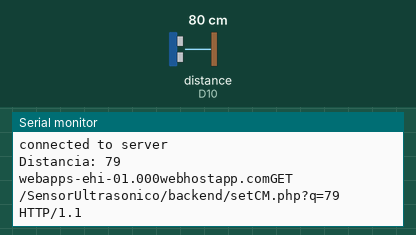
Recording of a sketch running on a simulated Arduino MKR. Parts: the last lines printed to the serial monitor. Wiring (inferred from the names in the program): ultrasonic range finder: trigger D9; echo D10. The inputs (shaded band) are chosen by the test bench; at power-on: distance to the obstacle (sensor on D10) 80 cm. The echo pulse lasts 58.3 µs per cm; WiFi joins after 1.5 s; servers stay silent unless stated; uploads are accepted with an empty reply.

Above: at 7.7 s.
7.8 s: distance to the obstacle (sensor on D10) set to 2 cm
At 7.93 s:
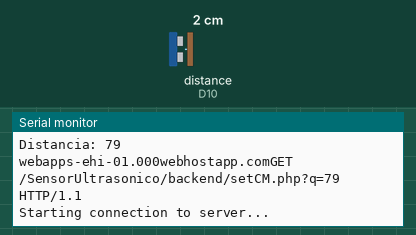
9.5 s: distance to the obstacle (sensor on D10) set to 4 cm
At 11.3 s:
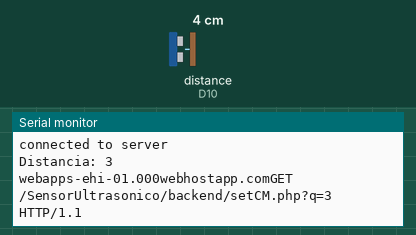
Timing chart, 0 to 12.8 s (numbered marks = the images above; inputs shaded):
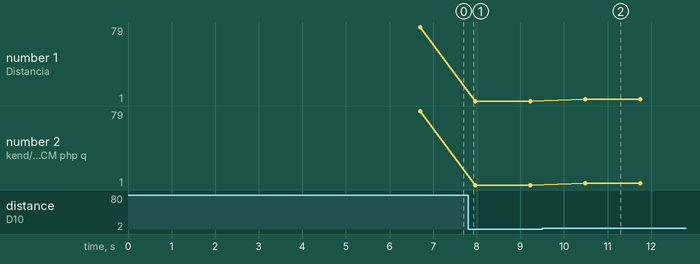

Measured:
- after the input at 9.5 s, the serial monitor: prints a new line after 0.99 s (image 2)
- plotted number 1: 79 → 1 after the input at 7.8 s, 1 → 3 after the input at 9.5 s
- plotted number 2: 79 → 1 after the input at 7.8 s, 1 → 3 after the input at 9.5 s

The sketch:

SensorUltrasonicoIOT.ino
```cpp
#include <SPI.h>
#include <WiFiNINA.h>

#include "arduino_secrets.h"

char ssid[] = SECRET_SSID;        // your network SSID (name)
char pass[] = SECRET_PASS;    // your network password (use for WPA, or use as key for WEP)
int keyIndex = 0;            // your network key index number (needed only for WEP)

int status = WL_IDLE_STATUS;
//IPAddress server(192,168,3,9);  // numeric IP for APACHE (no DNS)
char server[] = "webapps-ehi-01.000webhostapp.com";

WiFiClient client;

String peticionPHP = "GET /SensorUltrasonico/backend/setCM.php?q=";
String peticionPHPCompleta;

//int valor;
//int vRead = A0;
//float co2ppm;

const int trigPin = 9;
const int echoPin = 10;

long duration;
int distance;

void setup() {
  pinMode(trigPin, OUTPUT);
  pinMode(echoPin, INPUT);
  Serial.begin(9600);

  if (WiFi.status() == WL_NO_MODULE) {
    Serial.println("Communication with WiFi module failed!");
    // don't continue
    while (true);
  }

  String fv = WiFi.firmwareVersion();
  if (fv < WIFI_FIRMWARE_LATEST_VERSION) {
    Serial.println("Please upgrade the firmware");
  }

  // attempt to connect to WiFi network:
  while (status != WL_CONNECTED) {
    Serial.print("Attempting to connect to SSID: ");
    Serial.println(ssid);
    // Connect to WPA/WPA2 network. Change this line if using open or WEP network:
    status = WiFi.begin(ssid, pass);

    // wait 10 seconds for connection:
    delay(5000);
  }
  Serial.println("Connected to WiFi");
  printWifiStatus();
}

//int variable;

void loop() {
  if(!client.connected() || status != WL_CONNECTED) {
    setup();
  }

  Serial.println("\nStarting connection to server...");
  if (client.connect(server, 80)) {
    Serial.println("connected to server");
    peticionPHPCompleta = peticionPHP + medirCM() + " HTTP/1.1";
    client.println(peticionPHPCompleta);
    client.println("Host: webapps-ehi-01.000webhostapp.com");

    client.println("Connection: close");
    client.println();
    }

  Serial.print(server);
  Serial.println(peticionPHPCompleta);

  delay(1000);
}


void printWifiStatus() {
  // print the SSID of the network you're attached to:
  Serial.print("SSID: ");
  Serial.println(WiFi.SSID());

  // print your board's IP address:
  IPAddress ip = WiFi.localIP();
  Serial.print("IP Address: ");
  Serial.println(ip);

  // print the received signal strength:
  long rssi = WiFi.RSSI();
  Serial.print("signal strength (RSSI):");
  Serial.print(rssi);
  Serial.println(" dBm");
}

int medirCM(){
  digitalWrite(trigPin, LOW);
  delayMicroseconds(2);
  // Sets the trigPin on HIGH state for 10 micro seconds
  digitalWrite(trigPin, HIGH);
  delayMicroseconds(10);
  digitalWrite(trigPin, LOW);
  // Reads the echoPin, returns the sound wave travel time in microseconds
  duration = pulseIn(echoPin, HIGH);
  // Calculating the distance
  distance = duration * 0.034 / 2;
  // Prints the distance on the Serial Monitor
  Serial.print("Distancia: ");
  Serial.println(distance);

  return(distance);
}
```

arduino_secrets.h
```cpp
#define SECRET_SSID "YourRed"
#define SECRET_PASS "YourPass"
```
